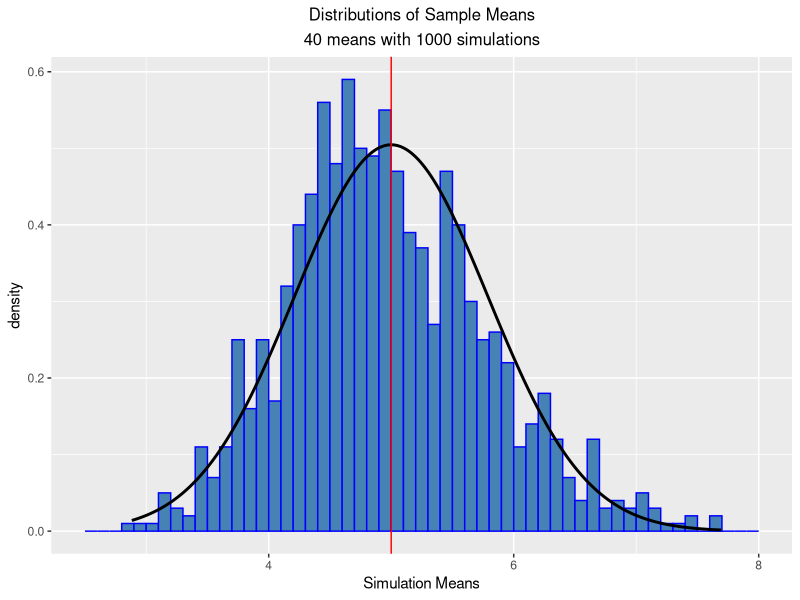

The R script that drew this image:
## ---- chunk 1
set.seed(33)
n <- 40         # number of exponentials
sims <- 1000    # number of simulations
lambda <- 0.2   

# Runs 1000 simulations and calculating mean
simulation_sims <- replicate(sims, rexp(n, lambda))
means_sims <- colMeans(simulation_sims)

## ---- chunk 2
sample_mean <- mean(means_sims)
theoretical_mean <- 1 / lambda

cbind(sample_mean, theoretical_mean)
## ---- chunk 3
sample_variance <- var(means_sims)
theoretical_variance <- (1/lambda)^2 / n

cbind(sample_variance, theoretical_variance)
## ---- chunk 4
library(ggplot2)
plotdata <- data.frame(means_sims)
x_norm <- seq(min(plotdata$means_sims), max(plotdata$means_sims), 
              length.out = 1000)
y_norm <- dnorm(x_norm, mean = 1/lambda, sd = (1/lambda)/sqrt(n))

mean_plot <- ggplot(data = plotdata, aes(x = means_sims))
mean_plot +
        geom_histogram(aes(y = ..density..),
                       breaks = seq(2.5,8, by = 0.1),
                       fill = "steelblue",
                       color = "blue") +
        ggtitle(label = "Distributions of Sample Means",
             subtitle = "40 means with 1000 simulations") +
        theme(plot.title = element_text(size = 12, hjust = 0.5),
              plot.subtitle = element_text(size = 12, hjust = 0.5)) +
        xlab("Simulation Means") +
        geom_line(aes(x_norm, y_norm), size = 1) +
        geom_vline(aes(xintercept = theoretical_mean), color = "red")
